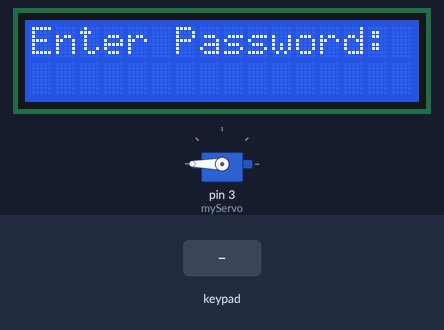
Recording of a sketch running on a simulated Arduino Uno, built with avr-gcc and run on an emulated ATmega328P. Shown: 16×2 character LCD, servo. The inputs (shaded band) are chosen by the test bench. What the sketch prints to the serial monitor is not drawn.

Above: at 1.2 s.
1.3 s: keypad keys 1 2 3 4 # pressed 0.4 s apart
At 3.4 s:
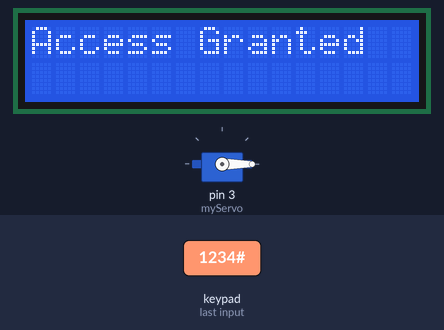
4.8 s: keypad keys 7 6 5 4 # pressed 0.4 s apart
At 8.6 s:
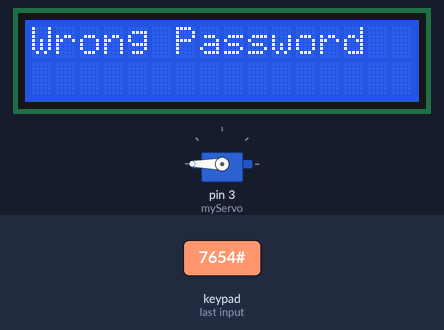
9.8 s: key 'A' pressed
At 10.6 s:
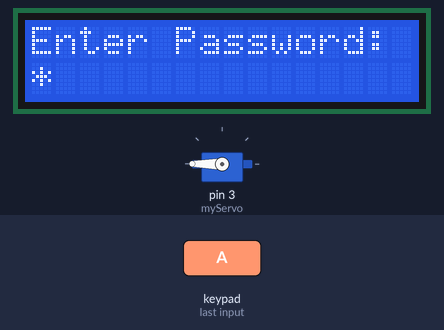
11.3 s: key '1' pressed
At 11.8 s:
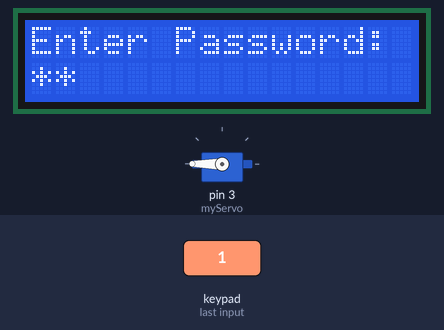
12.8 s: key '2' pressed
At 14.0 s:
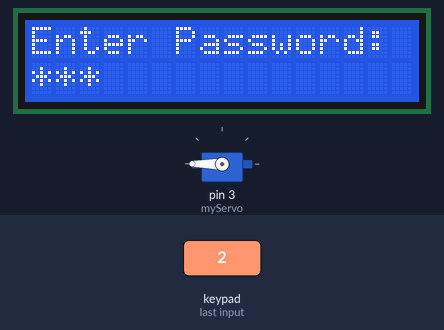
14.3 s: keypad keys 1 2 3 4 * pressed 0.4 s apart
At 15.4 s:
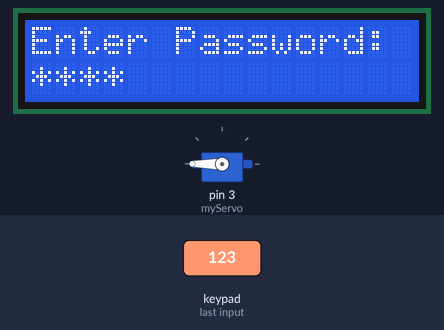
Timing chart, 0 to 17.3 s (numbered marks = the images above; inputs shaded):
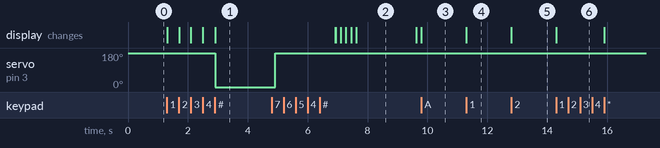

The sketch:

Padlock-Arduino.ino
```cpp
#include <LiquidCrystal.h>
#include <Keypad.h>
#include <Servo.h>

Servo myServo;

const int rs = 13, en = 12, d4 = 11, d5 = 10, d6 = 9, d7 = 8;
LiquidCrystal lcd(rs, en, d4, d5, d6, d7);

const byte ROWS = 4;
const byte COLS = 4;
char keys[ROWS][COLS] = {
  {'1', '2', '3', 'A'},
  {'4', '5', '6', 'B'},
  {'7', '8', '9', 'C'},
  {'*', '0', '#', 'D'}
};

byte rowPins[ROWS] = {7, 6, 5, 4};
byte colPins[COLS] = {A0, A1, A2, A3};

Keypad keypad = Keypad(makeKeymap(keys), rowPins, colPins, ROWS, COLS);

const char correctPassword[] = "1234";
char enteredPassword[5] = "";
int index = 0;
int wrongAttempts = 0;
bool locked = false;
unsigned long lockStartTime = 0;

void setup() {
  Serial.begin(115200);
  lcd.begin(16, 2);
  lcd.print("Enter Password:");
  myServo.attach(3);
  myServo.write(180);
}

void loop() {
  if (locked) {
    unsigned long elapsed = (millis() - lockStartTime) / 1000;
    int remainingTime = 60 - elapsed;

    lcd.clear();
    lcd.setCursor(0, 0);
    lcd.print("Locked Wait for :");
    lcd.setCursor(0, 1);
    lcd.print(remainingTime);
    lcd.print(" sec ");

    if (remainingTime <= 0) {
      locked = false;
      wrongAttempts = 0;
      lcd.clear();
      lcd.print("Enter Password:");
    }
    delay(1000);
    return;
  }

  char key = keypad.getKey();

  if (key) {
    Serial.print("Key Pressed: ");
    Serial.println(key);

    if (key == '*') {
      index = 0;
      lcd.clear();
      lcd.print("Enter Password:");
    }
    else if (key == '#' && index == 4) {
      enteredPassword[index] = '\0';
      lcd.clear();

      if (strcmp(enteredPassword, correctPassword) == 0) {
        lcd.print("Access Granted");
        Serial.println("Access Granted");
        wrongAttempts = 0;


        myServo.write(0);
        delay(2000);
        myServo.write(180);

      } else {
        lcd.print("Wrong Password");
        Serial.println("Wrong Password");
        wrongAttempts++;

        if (wrongAttempts >= 3) {
          locked = true;
          lockStartTime = millis();
        }
      }

      delay(2000);
      lcd.clear();
      lcd.print("Enter Password:");
      index = 0;
    }
    else if (key == 'B' && index > 0) {
      index--;
      lcd.setCursor(index, 1);
      lcd.print(' ');
      lcd.setCursor(index, 1);
    }
    else if (index < 4 && key != '#' && key != 'B') {
      enteredPassword[index] = key;
      index++;
      lcd.setCursor(index - 1, 1);
      lcd.print('*');
    }
  }
}
```

Measured:
- after the input at 1.3 s, servo on pin 3 (myServo): 180° → 0° after 1.6 s; the display: first changes at once (image 1 shows a later state)
- after the input at 4.8 s, the display: first differs from a run without the input after 2.1 s (image 2 shows a later state)
- after the input at 9.8 s, the display: changes at once (image 3)
- after the input at 11.3 s, the display: changes at once (image 4)
- after the input at 12.8 s, the display: changes at once (image 5)
- after the input at 14.3 s, the display: changes at once (image 6)
- what the display in image 2 shows lasts 2.0 s, from 7.6 s to 9.6 s
